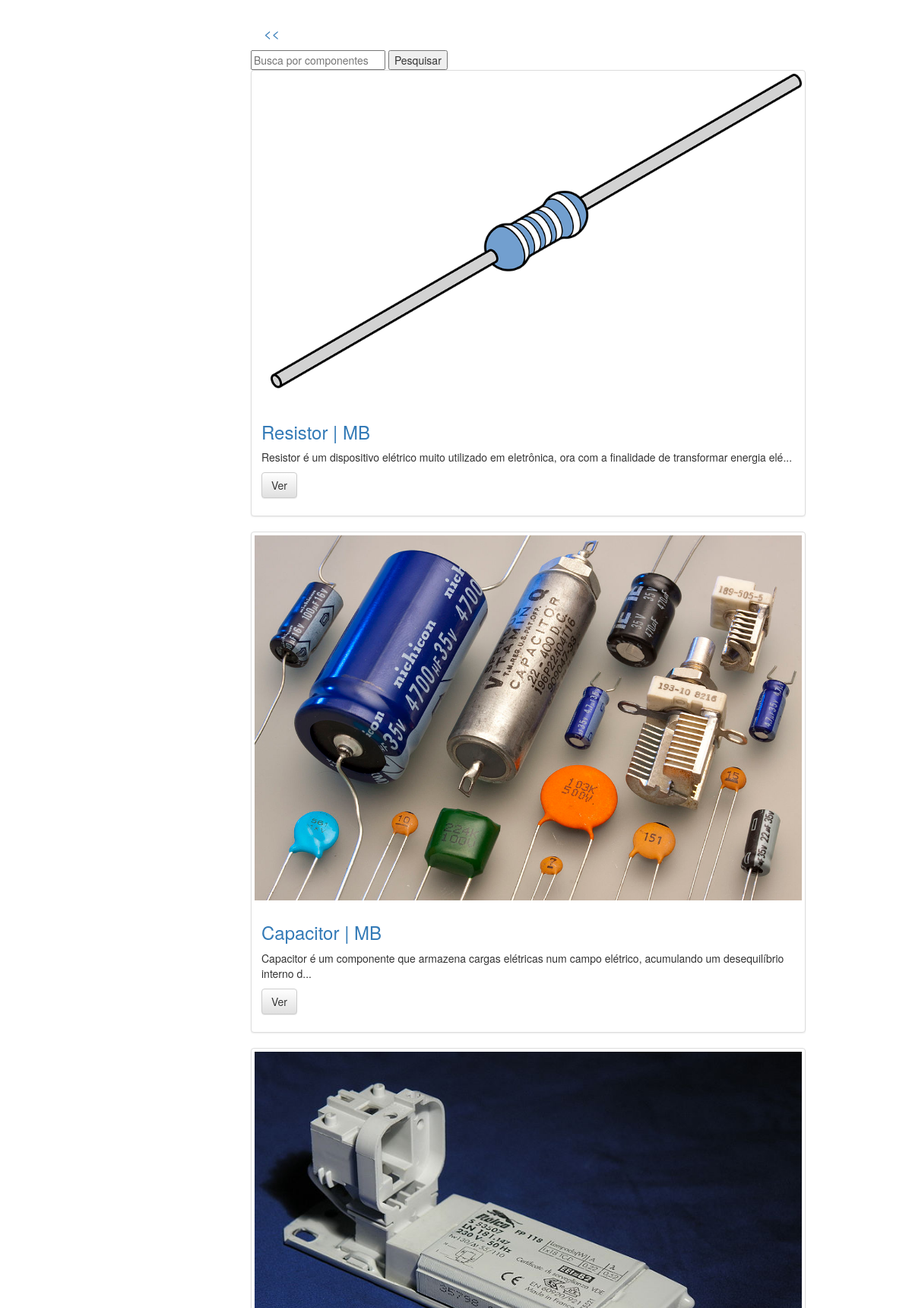
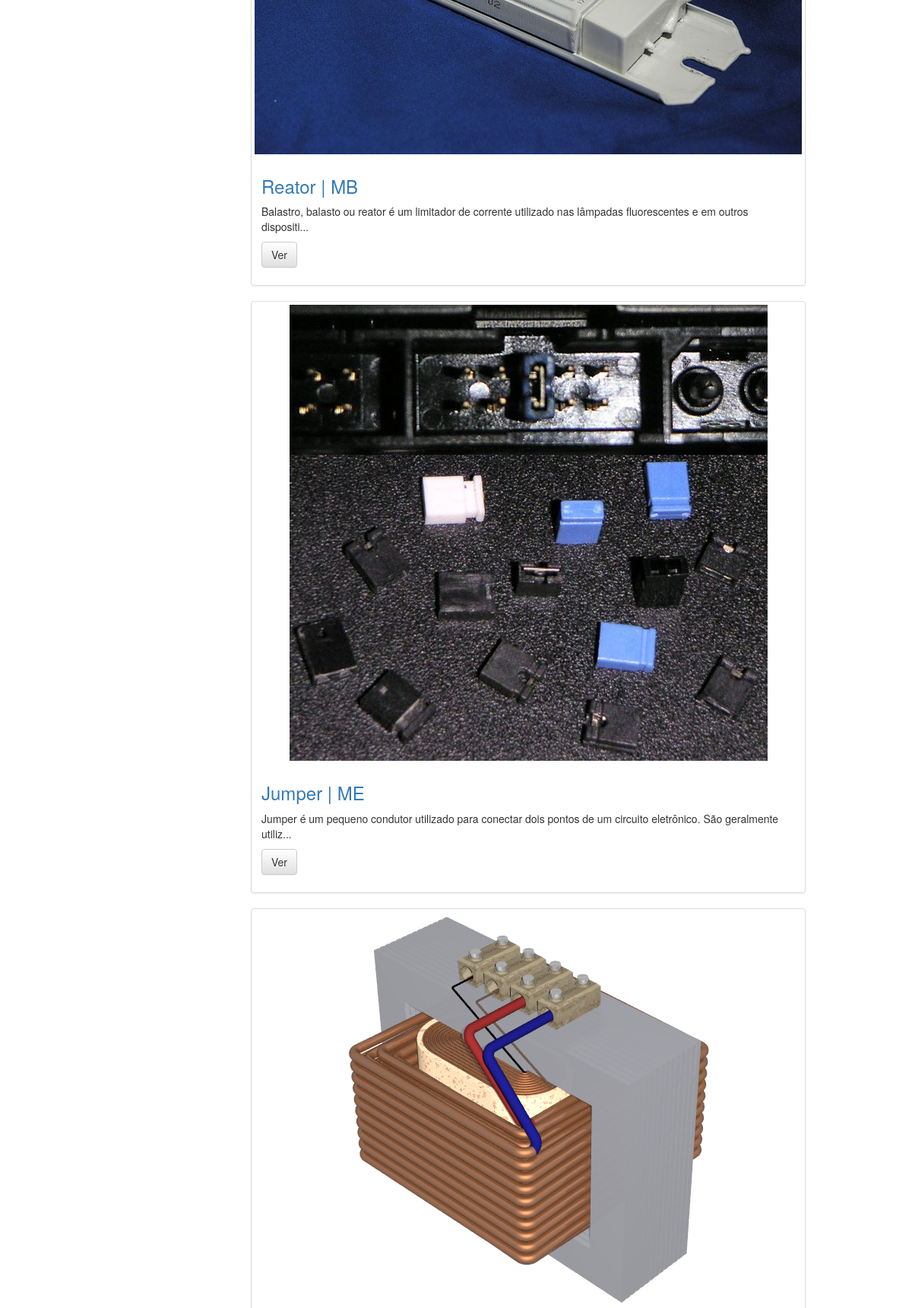
The app's page /lista/ (upper part) with its own data (2 pictures, top to bottom).
### catalogo/models.py (models this page shows, shortened)
class Post(models.Model):
    imagem = models.ImageField(null=True, blank=True, width_field="width_field", height_field="height_field")
    height_field = models.IntegerField(default=0)
    width_field = models.IntegerField(default=0)
    titulo = models.CharField(max_length=120)
    conteudo = models.TextField()
    atualizado = models.DateTimeField(auto_now=True, auto_now_add=False)
    timestamp = models.DateTimeField(auto_now=False, auto_now_add=True)
    def get_absolute_url(self):
        return reverse("detalhe", kwargs = {"id": self.id})

### catalogo/views.py (the view)
# urls.py: url(r'^lista/', "catalogo.views.lista_de_posts"),
def lista_de_posts(request):
    queryset_list = Post.objects.all()
    query = request.GET.get("q")
    if query:
        queryset_list = queryset_list.filter(titulo__icontains=query)
    paginator = Paginator(queryset_list, 5) # Show 5 contacts per page
    page = request.GET.get('pagina')
    try:
        queryset = paginator.page(page)
    except PageNotAnInteger:
        queryset = paginator.page(1)
    except EmptyPage:
        queryset = paginator.page(paginator.num_pages)
    context = {
        "posts": queryset,
    }
    return render(request,"lista.html", context)

### catalogo/templates/lista.html (shortened to what this page needs)
{%extends "base.html" %}
{% block content %}
<div class='col-sm-8 col-sm-offset-3'>
<a href="/" class="btn btn-dark btn-lg"><<</a>
<form method='GET' action=''>
    <input type='text' name='q' placeholder='Busca por componentes' value='{{ request.GET.q }}'/>
    <input type='submit' value='Pesquisar' />
</form>
{% for post in posts %}
<div class="row">
  <div class="col-sm-12">
    <div class="thumbnail">
        {% if post.imagem %}
        <img src='{{ post.imagem.url }}' class='img-responsive' />
        {% endif %}
      <div class="caption">
        <h3><a href='{{ post.get_absolute_url }}'>{{post.titulo}}</a></h3>
        <p>{{post.conteudo|linebreaks|truncatechars:120 }}</p>
        <p><a href="{{ post.get_absolute_url }}" class="btn btn-default" role="button">Ver</a></p>
      </div>
    </div>
  </div>
</div>
{% endfor %}
</div>
{% endblock content %}

### catalogo/templates/base.html (shortened to what this page needs)
{% load staticfiles %}
<!doctype html>
<html lang="pt-br">
<head>
<link rel="stylesheet" href="https://maxcdn.bootstrapcdn.com/bootstrap/3.3.7/css/bootstrap.min.css">
<link rel="stylesheet" href="https://maxcdn.bootstrapcdn.com/bootstrap/3.3.7/css/bootstrap-theme.min.css">
</head>
<body>
<div class="container">
{% block content %}
{% endblock content %}
</div>
</body>
</html>

### records on screen
Post: imagem (picture), titulo "Resistor | MB", conteudo "Resistor é um dispositivo elétrico muito utilizado em eletrônica, ora com a finalidade de transformar energia elé..."
Post: imagem (picture), titulo "Capacitor | MB", conteudo "Capacitor é um componente que armazena cargas elétricas num campo elétrico, acumulando um desequilíbrio interno d..."
Post: imagem (picture), titulo "Reator | MB", conteudo "Balastro, balasto ou reator é um limitador de corrente utilizado nas lâmpadas fluorescentes e em outros dispositi..."
Post: imagem (picture), titulo "Jumper | ME", conteudo "Jumper é um pequeno condutor utilizado para conectar dois pontos de um circuito eletrônico. São geralmente utiliz..."
Post: imagem (picture)
